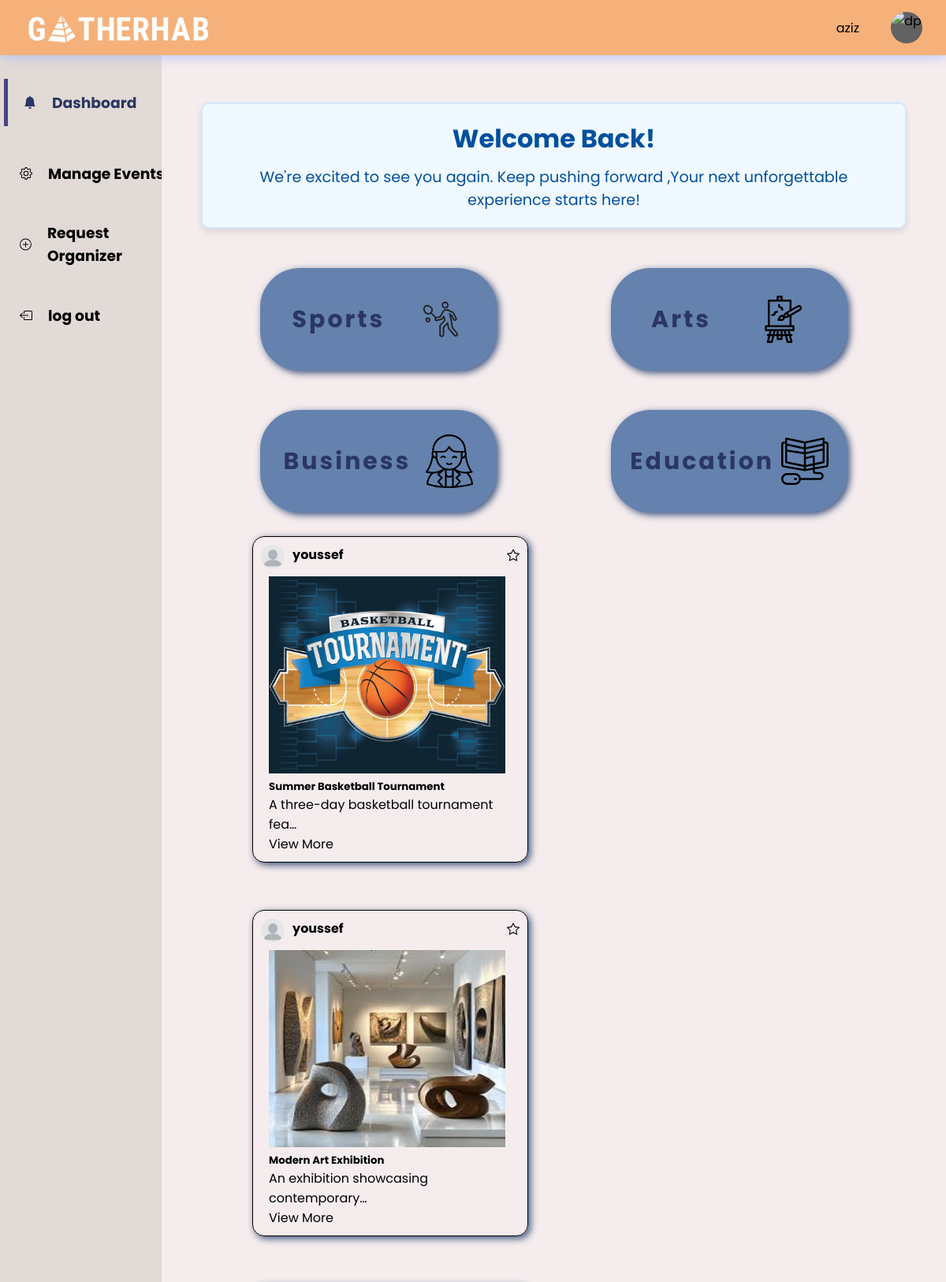
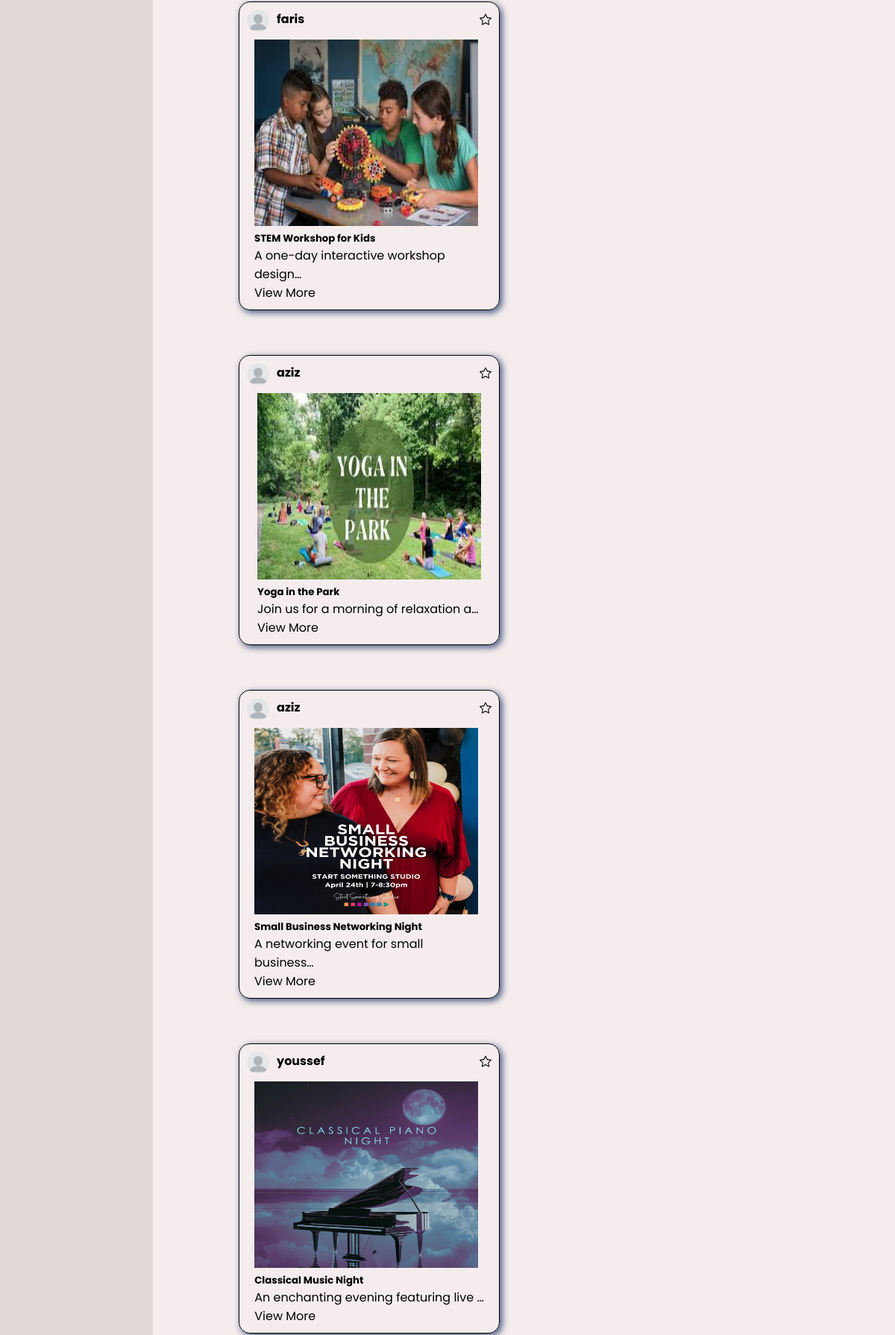
Screenshot of /dashboard/ (signed in, upper part) with the database file from the repository (2 pictures, top to bottom).
### app_1/models.py (models this page shows)
class User(models.Model):
    first_name=models.CharField(max_length=45)
    last_name=models.CharField(max_length=45)
    email=models.EmailField(unique=True)
    birth=models.DateField()
    password=models.CharField(max_length=255)
    role=models.SmallIntegerField(choices=ROLE_CHOICES,default=1)
    created_at=models.DateTimeField(auto_now_add=True)
    updated_at=models.DateTimeField(auto_now=True)
    objects=UserManager()

class Event(models.Model):
    title=models.CharField(max_length=200)
    location=models.CharField(max_length=200)
    start_date=models.DateField()
    end_date=models.DateField()
    description=models.TextField()
    image=models.ImageField(upload_to='event_images/')
    category=models.CharField(max_length=200)
    status=models.SmallIntegerField(choices=STATUS_CHOICES,default=0)
    total_number=models.IntegerField(validators=[MinValueValidator(1)])
    created_at=models.DateTimeField(auto_now_add=True)
    updated_at=models.DateTimeField(auto_now=True)
    user=models.ForeignKey(User,related_name="owned_events",on_delete=models.CASCADE)
    members=models.ManyToManyField(User,related_name="joined_events",blank=True)
    favorites=models.ManyToManyField(User,related_name="favorited_events",blank=True)

### app_1/views.py (the view)
# urls.py: path('dashboard/',views.dashboard),
def dashboard(request):
    if "user_id" not in request.session:
        return redirect("/login")
    events=Event.objects.filter(status=1)
    user=User.objects.get(id=request.session['user_id'])
    if user.role==0:
        return redirect("/admin")
    context={
        "events":events,
        "user":user
    }
    return render(request,"dashboard.html",context)

### app_1/templates/dashboard.html (shortened to what this page needs)
<!DOCTYPE html>
<html lang="en">
<head>
{% load static %}
</head>
<body>
	<header>
		<div class="logosec">
			<div class="logo"><img class="logo"src="{% static 'images/Screenshot_2024-11-21_133709-removebg-preview.png' %}" alt="logo"></img></div>
		</div>
		<div class="message">
            <p>{{request.session.name}}</p>
			<div class="dp">
			<img src= "https://media.geeksforgeeks.org/wp-content/uploads/20221210180014/profile-removebg-preview.png"class="dpicn"alt="dp">
			</div>
		</div>
        {% load static %}
	</header>
	<div class="main-container">
		<div class="navcontainer">
			<nav class="nav">
				<div class="nav-upper-options">
					<a href="/dashboard/"><div class="nav-option option1">
						<svg xmlns="http://www.w3.org/2000/svg" width="16" height="16" fill="currentColor" class="bi bi-bell-fill" viewBox="0 0 16 16">
                            <path d="M8 16a2 2 0 0 0 2-2H6a2 2 0 0 0 2 2m.995-14.901a1 1 0 1 0-1.99 0A5.002 5.002 0 0 0 3 6c0 1.098-.5 6-2 7h14c-1.5-1-2-5.902-2-7 0-2.42-1.72-4.44-4.005-4.901z"/>
                        </svg>
						<h3> Dashboard</h3>
					</div> </a>
                    {% if user.role == 2 %}
					<a href="/my_events/"><div class="nav-option option3">
						<svg xmlns="http://www.w3.org/2000/svg" width="16" height="16" fill="currentColor" class="bi bi-gear" viewBox="0 0 16 16">
                            <path d="M8 4.754a3.246 3.246 0 1 0 0 6.492 3.246 3.246 0 0 0 0-6.492zM5.754 8a2.246 2.246 0 1 1 4.492 0 2.246 2.246 0 0 1-4.492 0z"/>
                            <path d="M9.796 1.343c-.527-1.79-3.065-1.79-3.592 0l-.094.319a.873.873 0 0 1-1.255.52l-.292-.16c-1.64-.892-3.433.902-2.54 2.541l.159.292a.873.873 0 0 1-.52 1.255l-.319.094c-1.79.527-1.79 3.065 0 3.592l.319.094a.873.873 0 0 1 .52 1.255l-.16.292c-.892 1.64.901 3.434 2.541 2.54l.292-.159a.873.873 0 0 1 1.255.52l.094.319c.527 1.79 3.065 1.79 3.592 0l.094-.319a.873.873 0 0 1 1.255-.52l.292.16c1.64.893 3.434-.902 2.54-2.541l-.159-.292a.873.873 0 0 1 .52-1.255l.319-.094c1.79-.527 1.79-3.065 0-3.592l-.319-.094a.873.873 0 0 1-.52-1.255l.16-.292c.893-1.64-.902-3.433-2.541-2.54l-.292.159a.873.873 0 0 1-1.255-.52l-.094-.319zm-2.633.283c.246-.835 1.428-.835 1.674 0l.094.319a1.873 1.873 0 0 0 2.693 1.115l.291-.16c.764-.415 1.6.42 1.184 1.185l-.159.292a1.873 1.873 0 0 0 1.116 2.692l.318.094c.835.246.835 1.428 0 1.674l-.319.094a1.873 1.873 0 0 0-1.115 2.693l.16.291c.415.764-.42 1.6-1.185 1.184l-.291-.159a1.873 1.873 0 0 0-2.693 1.116l-.094.318c-.246.835-1.428.835-1.674 0l-.094-.319a1.873 1.873 0 0 0-2.692-1.115l-.292.16c-.764.415-1.6-.42-1.184-1.185l.159-.291A1.873 1.873 0 0 0 1.945 8.93l-.319-.094c-.835-.246-.835-1.428 0-1.674l.319-.094A1.873 1.873 0 0 0 3.06 4.377l-.16-.292c-.415-.764.42-1.6 1.185-1.184l.292.159a1.873 1.873 0 0 0 2.692-1.115l.094-.319z"/>
                        </svg>
						<h3> Manage Events</h3>
					</div></a>
                    {% else%}
                    <a href="/user_events/"><div class="nav-option option3">
						<h3> Manage Events</h3>
					</div></a>
                    {% endif %}
                    {% if user.role == 1 %}
					<a href="/creator/{{user.id}}"><div class="option2 nav-option">
						<h3> Request Organizer</h3>
					</div></a>
                    {% endif %}
					<a href="/logout/"><div class="nav-option logout">
						<h3>log out</h3>
					</div></a>
				</div>
			</nav>
		</div>
		<div class="main">
			<div class="welcome-message">
                <h1>Welcome Back!</h1>
                <p>We're excited to see you again. Keep pushing forward ,Your next unforgettable experience starts here!</p>
            </div>
			<div class="box-container">
				<a href="/sports/"><div class="box box1">
					<div class="text">
						<h2 class="topic-heading">Sports</h2>
					</div>
				</div> </a>
				<a href="/arts/"><div class="box box2">
					<div class="text">
						<h2 class="topic-heading">Arts</h2>
					</div>
				</div></a>
				<a href="/business/"><div class="box box3">
					<div class="text">
						<h2 class="topic-heading">Business</h2>
					</div>
                </div></a>
				<a href="/education/"><div class="box box4">
					<div class="text">
						<h2 class="topic-heading">Education</h2>
					</div>
			</div></a>
		</div>
        {% for event in events  %}
        <div class="card_dash" >
            <div class="card_nav">
                <div class="poster">
                    <img src="{% static 'images/blank-profile.png' %}" alt="profile">
                    <h4>{{event.user.first_name}}</h4>
                </div>
                <div>
                    {% if user not in event.favorites.all %}
                    <a href="/favorite/{{event.id}}/"></a>
                    {% endif %}
                </div>
            </div>
            <div class="text_img">
                <div class="cardbody">
                    <img class="card-img-top" src="{% static 'images/'%}{{event.image}}" alt="{{event.image}}">
                    <h5 class="card-title">{{event.title}}</h5>
                    <p class="card-text">{{event.description | truncatechars:38 }}</p>
                    <a href="/view_event/{{event.id}}/">View More</a>
                </div>
            </div>
        </div>
        {% endfor %}
        </div>
	</div>
</body>
</html>

### app_1/templates/dashboard.html (style rules this page uses)
* { margin: 0; padding: 0; box-sizing: border-box; font-family: "Poppins", sans-serif; }
:root { --background-color1: #F6B17A; --background-color2: #E2DAD6; --background-color3: #E74C3C; --primary-color: #4b49ac; --secondary-color: rgb(121, 61, 95); --one-use-color: #6482AD; --two-use-color: #7FA1C3; }
body { background-color: var(--background-color4); max-width: 100%; overflow-x: hidden; }
header { height: 70px; width: 100vw; padding: 0 30px; background-color: var(--background-color1); position: fixed; z-index: 100; box-shadow: 1px 1px 15px rgba(161, 182, 253, 0.825); display: flex; justify-content: space-between; align-items: center; }
.logo { font-size: 27px; font-weight: 600; }
.searchbar, .message, .logosec { display: flex; align-items: center; justify-content: center; }
.logosec { gap: 60px; }
.logo img { padding-top: 20px; width: 250px; }
.message { gap: 40px; position: relative; cursor: pointer; }
.dp { height: 40px; width: 40px; background-color: #626262; border-radius: 50%; display: flex; align-items: center; justify-content: center; overflow: hidden; }
.main-container { display: flex; width: 100vw; position: relative; top: 70px; z-index: 1; }
.dpicn { height: 42px; }
.main { height: calc(100vh - 70px); width: 100%; overflow-y: scroll; overflow-x: hidden; padding: 40px 30px 30px 30px; }
.box-container { display: flex; justify-content: space-evenly; align-items: center; flex-wrap: wrap; gap: 50px; }
.nav { min-height: 91vh; width: 250px; background-color: var(--background-color2); position: absolute; top: 0px; left: 00; box-shadow: 1px 1px 10px rgba(198, 189, 248, 0.825); display: flex; flex-direction: column; justify-content: space-between; overflow: hidden; padding: 30px 0 20px 10px; }
.navcontainer { height: calc(100vh - 70px); width: 250px; position: relative; overflow-y: scroll; overflow-x: hidden; transition: all 0.5s ease-in-out; }
.nav-option { width: 250px; height: 60px; display: flex; align-items: center; padding: 0 30px 0 20px; gap: 20px; transition: all 0.1s ease-in-out; }
.nav-upper-options { display: flex; flex-direction: column; align-items: center; gap: 30px; }
.option1 { border-left: 5px solid #010058af; background-color: var(--Border-color); color: #2A3663; cursor: pointer; }
.box { height: 130px; width: 300px; border-radius: 50px; box-shadow: 3px 3px 10px rgba(0, 30, 87, 0.751); padding: 20px; display: flex; align-items: center; justify-content: space-around; cursor: pointer; transition: transform 0.3s ease-in-out; }
.box:nth-child(1) { background-color: var(--one-use-color); }
.box svg { height: 500px; }
.box .text { color: #2A3663; }
.topic-heading { font-size: 30px; letter-spacing: 3px; }
.main { background-color: #F5EDED; }
.welcome-message { background-color: #f0f9ff; color: #00509e; border: 2px solid #d1e7ff; border-radius: 10px; padding: 20px; margin: 20px 20px 50px 20px ; text-align: center; font-family: 'Arial', sans-serif; box-shadow: 0 4px 8px rgba(0, 0, 0, 0.1); }
.welcome-message h1 { font-size: 2rem; margin-bottom: 10px; }
.welcome-message p { font-size: 1.2rem; margin: 0; }
.text_img { display: flex; flex-direction: column; align-items: center; gap: 10px; }
.cardbody { padding: 0px 20px 10px; }
.card-img-top { height: 250px; width: 300px; }
.card_dash { width: 350px; margin: 30px 85px; border:1px solid black; border-radius: 15px; display: inline-block; box-shadow: 3px 3px 10px rgba(0, 30, 87, 0.751); }
.poster { display: flex; gap: 10px; }
.poster img { width: 30px; border-radius: 100%; }
.card_nav { display: flex; justify-content: space-between; align-items: center; padding: 10px; }
.icon { width: 60px; height: 60px; }
a { text-decoration: none; color: black; }

### rows the page displays
User: session.name "aziz"
Event: user.first_name "youssef", image (picture), title "Summer Basketball Tournament", description "A three-day basketball tournament fea…"
Event: user.first_name "youssef", image (picture), title "Modern Art Exhibition", description "An exhibition showcasing contemporary…"
Event: user.first_name "faris", image (picture), title "STEM Workshop for Kids", description "A one-day interactive workshop design…"
Event: user.first_name "aziz", image (picture), title "Yoga in the Park", description "Join us for a morning of relaxation a…"
Event: user.first_name "aziz", image (picture), title "Small Business Networking Night", description "A networking event for small business…"
Event: user.first_name "youssef", image (picture), title "Classical Music Night", description "An enchanting evening featuring live …"
